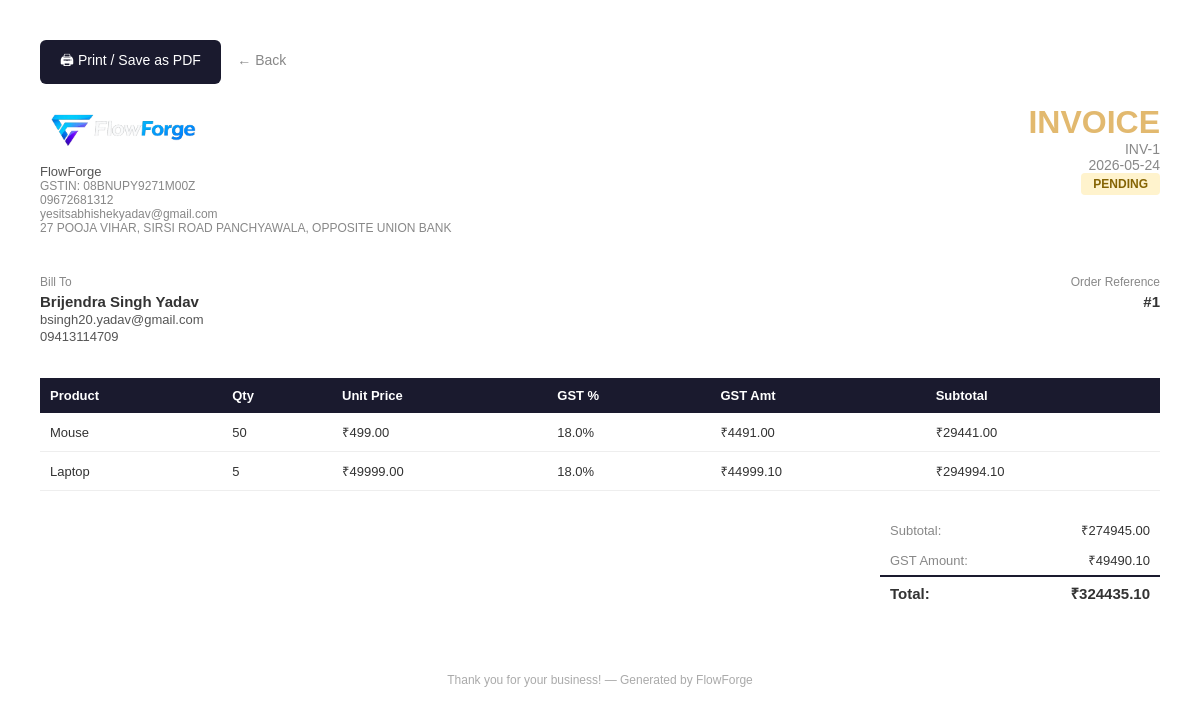
Before: /invoices/1/print with the older database file.
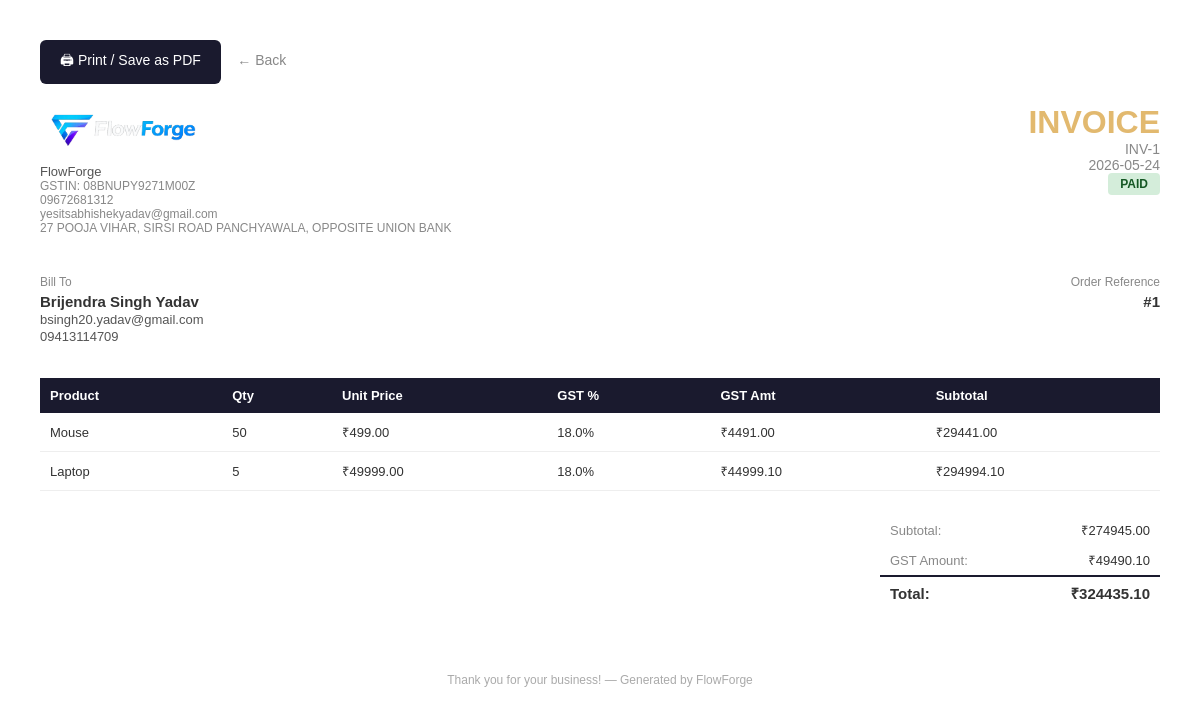
After: the same page with the newer database file.
### tables this page shows
CREATE TABLE invoices (
            id INTEGER PRIMARY KEY AUTOINCREMENT,
            order_id INTEGER NOT NULL,
            customer_id INTEGER NOT NULL,
            status TEXT DEFAULT 'pending',
            subtotal REAL DEFAULT 0,
            gst_amount REAL DEFAULT 0,
            total_amount REAL DEFAULT 0,
            created_at TIMESTAMP DEFAULT CURRENT_TIMESTAMP,
            FOREIGN KEY (order_id) REFERENCES orders(id),
            FOREIGN KEY (customer_id) REFERENCES customers(id)
        );

### App.py (the view)
@app.route('/invoices/<int:id>/print')
def invoices_print(id):
    db = get_db()
    invoice = db.execute('''
        SELECT invoices.*,
               customers.name as customer_name,
               customers.email as customer_email,
               customers.phone as customer_phone,
               customers.address as customer_address
        FROM invoices
        JOIN customers ON invoices.customer_id = customers.id
        WHERE invoices.id = ?
    ''', (id,)).fetchone()
    items = db.execute('''
        SELECT order_items.*,
               products.name as product_name,
               products.gst_percent as gst_percent
        FROM order_items
        JOIN products ON order_items.product_id = products.id
        WHERE order_items.order_id = ?
    ''', (invoice['order_id'],)).fetchall()
    company = db.execute('SELECT * FROM settings WHERE id = 1').fetchone()
    db.close()
    return render_template('invoices/print.html', invoice=invoice, items=items, company=company)

### database.py (called while the page is built)
def get_db():
    conn = sqlite3.connect(DATABASE)
    conn.row_factory = sqlite3.Row
    return conn

### templates/invoices/print.html (shortened to what this page needs)
<!DOCTYPE html>
<html lang="en">
<head>
</head>
<body>
    <div class="no-print" style="margin-bottom: 20px;">
        <button onclick="window.print()"
                style="background: #1a1a2e; color: white; padding: 10px 20px;
                border: none; border-radius: 6px; cursor: pointer; font-size: 14px;">
            🖨 Print / Save as PDF
        </button>
        <a href="/invoices/{{ invoice['id'] }}"
           style="margin-left: 12px; font-size: 14px; color: #888; text-decoration: none;">
            ← Back
        </a>
    </div>
    <div class="header">
        <div>
            {% if company['logo_filename'] %}
            <img src="/static/{{ company['logo_filename'] }}" height="50" style="border-radius: 6px;">
            {% else %}
            <p class="brand">⚙ {{ company['company_name'] }}</p>
            {% endif %}
            <p style="font-size: 13px; color: #555; margin-top: 6px;">{{ company['company_name'] }}</p>
            {% if company['gstin'] %}
            <p style="font-size: 12px; color: #888;">GSTIN: {{ company['gstin'] }}</p>
            {% endif %}
            <p style="font-size: 12px; color: #888;">{{ company['company_phone'] or '' }}</p>
            <p style="font-size: 12px; color: #888;">{{ company['company_email'] or '' }}</p>
            <p style="font-size: 12px; color: #888;">{{ company['company_address'] or '' }}</p>
        </div>
        <div class="invoice-title">
            <h1>INVOICE</h1>
            <p>INV-{{ invoice['id'] }}</p>
            <p>{{ invoice['created_at'][:10] }}</p>
            <span class="status-badge {{ invoice['status'] }}">
                {{ invoice['status'] | upper }}
            </span>
        </div>
    </div>
    <div class="info-grid">
        <div class="info-box">
            <p class="label">Bill To</p>
            <p class="value">{{ invoice['customer_name'] }}</p>
            <p class="sub">{{ invoice['customer_email'] or '' }}</p>
            <p class="sub">{{ invoice['customer_phone'] or '' }}</p>
        </div>
        <div class="info-box" style="text-align: right;">
            <p class="label">Order Reference</p>
            <p class="value">#{{ invoice['order_id'] }}</p>
        </div>
    </div>
    <table>
        <thead>
            <tr>
                <th>Product</th>
                <th>Qty</th>
                <th>Unit Price</th>
                <th>GST %</th>
                <th>GST Amt</th>
                <th>Subtotal</th>
            </tr>
        </thead>
        <tbody>
            {% for item in items %}
            <tr>
                <td>{{ item['product_name'] }}</td>
                <td>{{ item['quantity'] }}</td>
                <td>₹{{ "%.2f"|format(item['unit_price']) }}</td>
                <td>{{ item['gst_percent'] }}%</td>
                <td>₹{{ "%.2f"|format(item['unit_price'] * item['quantity'] * item['gst_percent'] / 100) }}</td>
                <td>₹{{ "%.2f"|format(item['unit_price'] * item['quantity'] * (1 + item['gst_percent']/100)) }}</td>
            </tr>
            {% endfor %}
        </tbody>
    </table>
    <div class="totals">
        <table>
            <tr>
                <td style="color: #888;">Subtotal:</td>
                <td style="text-align: right;">₹{{ "%.2f"|format(invoice['subtotal']) }}</td>
            </tr>
            <tr>
                <td style="color: #888;">GST Amount:</td>
                <td style="text-align: right;">₹{{ "%.2f"|format(invoice['gst_amount']) }}</td>
            </tr>
            <tr class="final">
                <td>Total:</td>
                <td style="text-align: right;">₹{{ "%.2f"|format(invoice['total_amount']) }}</td>
            </tr>
        </table>
    </div>
    <div class="footer">
        <p>Thank you for your business! — Generated by FlowForge</p>
    </div>
</body>
</html>

Changed rows visible on the page:
changed invoices id 1: status "PENDING" → "PAID"
